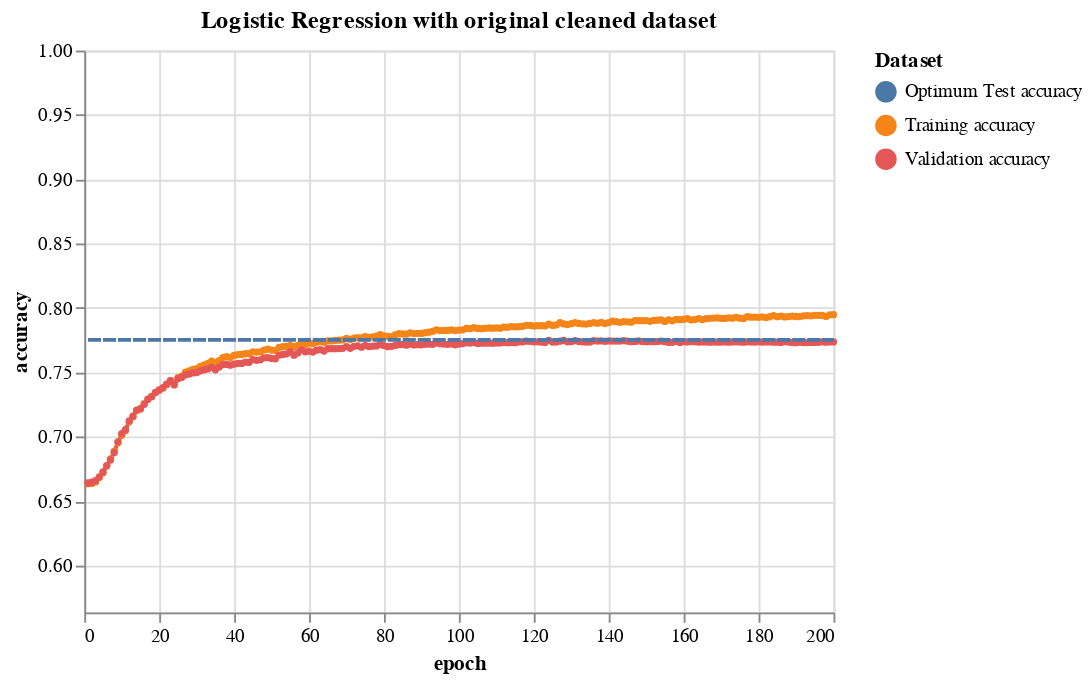

The notebook cell this image was saved under:
### Markdown cell above
Epoch 200 Test set accuracy is:0.7752490660024907

### Code cell
training_lines(train_accuracies2, valid_accuracies2, max(test_accuracies2), "Logistic Regression with original cleaned dataset")

### Figure 1 — Vega-Lite specification as saved in the notebook (floating-point values rounded to 4 significant figures; data arrays with more than 128 entries replaced by an {"elided": "..."} marker saying what was removed)
{"config": {"view": {"continuousWidth": 400, "continuousHeight": 300}, "point": {"size": 15}}, "layer": [{"data": {"name": "data-98c8ee1924962548f73dae1f4f634052"}, "mark": {"type": "line", "point": true}, "encoding": {"color": {"type": "nominal", "field": "Dataset"}, "x": {"type": "quantitative", "axis": {"tickMinStep": 1}, "field": "epoch"}, "y": {"type": "quantitative", "field": "accuracy", "scale": {"domain": [0.5635, 1]}}}}, {"data": {"name": "data-4e8ab7d90972a586cf4e09472b91c254"}, "mark": {"type": "line", "strokeDash": [7, 1]}, "encoding": {"color": {"type": "nominal", "field": "Dataset"}, "x": {"type": "quantitative", "axis": {"tickMinStep": 1}, "field": "epoch"}, "y": {"type": "quantitative", "field": "accuracy", "scale": {"domain": [0.5635, 1]}}}}], "title": {"text": "Logistic Regression with original cleaned dataset"}, "$schema": "https://vega.github.io/schema/vega-lite/v4.8.1.json", "datasets": {"data-98c8ee1924962548f73dae1f4f634052": {"elided": "400 records"}, "data-4e8ab7d90972a586cf4e09472b91c254": {"elided": "200 records"}}}
